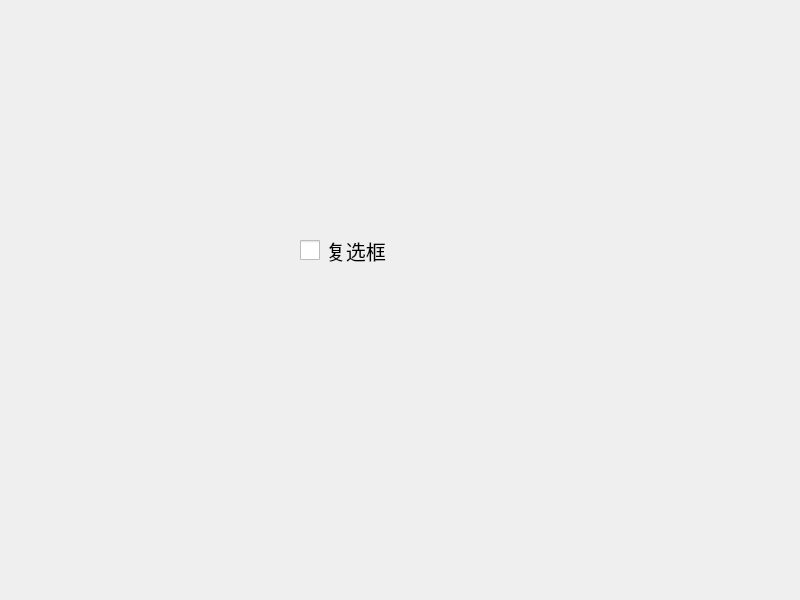
<?xml version="1.0" encoding="UTF-8"?>
<ui version="4.0">
 <class>Widget</class>
 <widget class="QWidget" name="Widget">
  <property name="geometry">
   <rect>
    <x>0</x>
    <y>0</y>
    <width>800</width>
    <height>600</height>
   </rect>
  </property>
  <property name="windowTitle">
   <string>Widget</string>
  </property>
  <widget class="QCheckBox" name="checkBox">
   <property name="geometry">
    <rect>
     <x>300</x>
     <y>200</y>
     <width>221</width>
     <height>101</height>
    </rect>
   </property>
   <property name="styleSheet">
    <string notr="true">QCheckBox
{
	font-size : 20px;
}

QCheckBox::indicator
{
	width : 20px;
	height : 20px;
}

QCheckBox::indicator:unchecked
{
	image : url(:/201checkbox-unchecked.png);
}

QCheckBox::indicator:unchecked:hover
{
	image : url(:/201checkbox-hover-unchecked.png);
}

QCheckBox::indicator:checked
{
	image : url(:/201checkbox-checked.png.png);
}

QCheckBox::indicator:checked:hover
{
	image : url(:/201checkbox-hover-checked.png);
}

QCheckBox::indicator:unchecked:pressed
{
	image : url(:/201checkbox-pressed-unchecked.png);
}

QCheckBox::indicator:checked:pressed
{
	image : url(:/201checkbox-pressed-checked.png);
}
</string>
   </property>
   <property name="text">
    <string>复选框</string>
   </property>
  </widget>
 </widget>
 <resources/>
 <connections/>
</ui>
